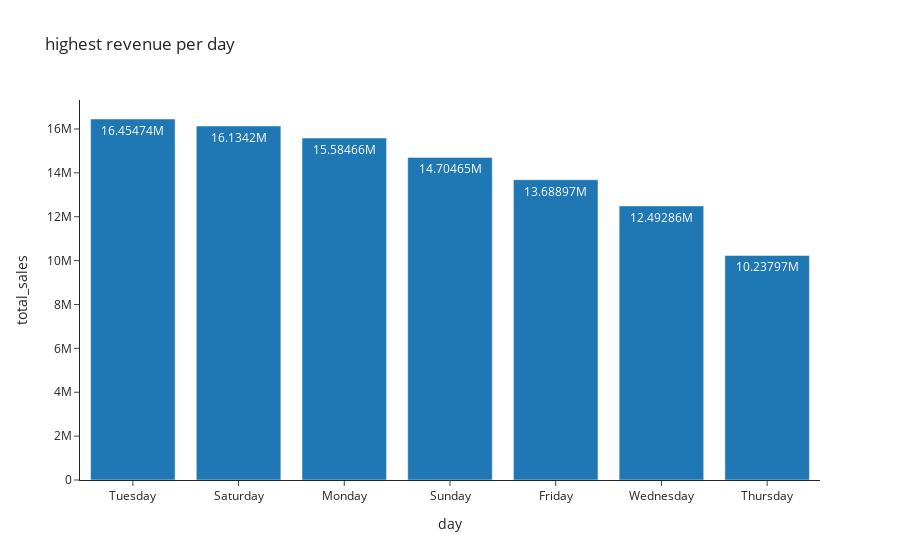

The code cell stored with this chart in its notebook:
### Code cell
px.bar(highest_revenue_day , x= "day", y= "total_sales", template= "simple_white", title = "highest revenue per day", text_auto= True )

### Figure 1 — Plotly figure (JSON) as saved in the notebook; plotly's stock layout.template omitted (floating-point values rounded to 4 significant figures)
{"data": [{"alignmentgroup": "True", "hovertemplate": "day=%{x}<br>total_sales=%{y}<extra></extra>", "legendgroup": "", "marker": {"color": "#1F77B4", "pattern": {"shape": ""}}, "name": "", "offsetgroup": "", "orientation": "v", "showlegend": false, "textposition": "auto", "texttemplate": "%{y}", "type": "bar", "x": ["Tuesday", "Saturday", "Monday", "Sunday", "Friday", "Wednesday", "Thursday"], "xaxis": "x", "y": [16454737, 16134196, 15584660, 14704651, 13688974, 12492857, 10237968], "yaxis": "y"}], "layout": {"barmode": "relative", "legend": {"tracegroupgap": 0}, "title": {"text": "highest revenue per day"}, "xaxis": {"anchor": "y", "domain": [0, 1], "title": {"text": "day"}}, "yaxis": {"anchor": "x", "domain": [0, 1], "title": {"text": "total_sales"}}}}
